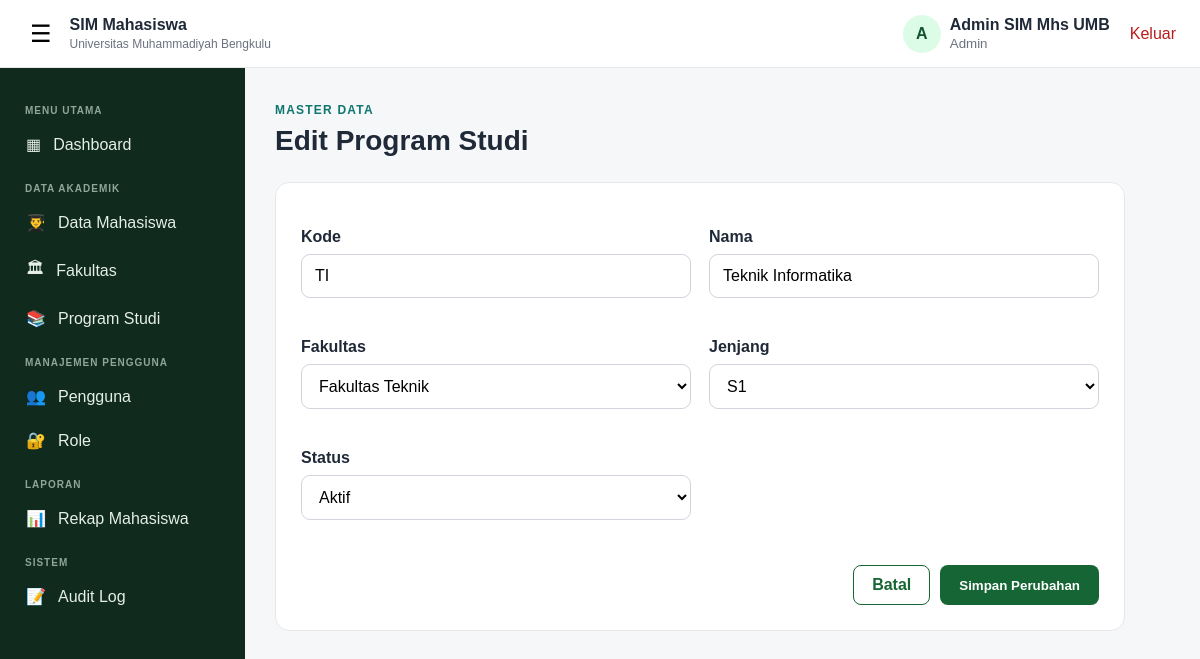
/sim_mahasiswa_rbac_role_crud/prodi_edit.php?id=1 (signed in), run on the app's committed database.
### tables this page shows
CREATE TABLE `program_studi` (
  `id_program_studi` bigint(20) UNSIGNED NOT NULL,
  `id_fakultas` bigint(20) UNSIGNED NOT NULL,
  `kode_program_studi` varchar(20) NOT NULL,
  `nama_program_studi` varchar(200) NOT NULL,
  `jenjang` varchar(20) NOT NULL DEFAULT 'S1',
  `status_aktif` enum('Aktif','Tidak Aktif') NOT NULL DEFAULT 'Aktif',
  `created_at` timestamp NOT NULL DEFAULT current_timestamp(),
  `updated_at` timestamp NOT NULL DEFAULT current_timestamp() ON UPDATE current_timestamp()
);

CREATE TABLE `fakultas` (
  `id_fakultas` bigint(20) UNSIGNED NOT NULL,
  `id_universitas` bigint(20) UNSIGNED NOT NULL,
  `kode_fakultas` varchar(20) NOT NULL,
  `nama_fakultas` varchar(200) NOT NULL,
  `created_at` timestamp NOT NULL DEFAULT current_timestamp(),
  `updated_at` timestamp NOT NULL DEFAULT current_timestamp() ON UPDATE current_timestamp()
);

### sim_mahasiswa_rbac_role_crud/app_helpers.php (called while the page is built, shortened)
<?php
function e($value): string {
    return htmlspecialchars((string)$value, ENT_QUOTES, 'UTF-8');
}
function get_id($name='id'): int {
    $id=filter_input(INPUT_GET,$name,FILTER_VALIDATE_INT);
    return $id ? (int)$id : 0;
}

### sim_mahasiswa_rbac_role_crud/prodi_edit.php (the view)
<?php require_once 'auth_check.php';require_once '../koneksi.php';require_once 'app_helpers.php';wajib_role(['ADMIN']);$id=get_id();$st=mysqli_prepare($koneksi,"SELECT * FROM program_studi WHERE id_program_studi=?");mysqli_stmt_bind_param($st,'i',$id);mysqli_stmt_execute($st);$d=mysqli_fetch_assoc(mysqli_stmt_get_result($st));mysqli_stmt_close($st);if(!$d)die('Data tidak ditemukan.');$error='';if($_SERVER['REQUEST_METHOD']==='POST'){csrf_verify();$old=$d;$d['kode_program_studi']=trim($_POST['kode_program_studi']??'');$d['nama_program_studi']=trim($_POST['nama_program_studi']??'');$d['id_fakultas']=(int)$_POST['id_fakultas'];$d['jenjang']=trim($_POST['jenjang']??'S1');$d['status_aktif']=trim($_POST['status_aktif']??'Aktif');if(!$d['kode_program_studi']||!$d['nama_program_studi']||!$d['id_fakultas'])$error='Data wajib diisi.';if(!$error){$st=mysqli_prepare($koneksi,"UPDATE program_studi SET id_fakultas=?,kode_program_studi=?,nama_program_studi=?,jenjang=?,status_aktif=? WHERE id_program_studi=?");mysqli_stmt_bind_param($st,'issssi',$d['id_fakultas'],$d['kode_program_studi'],$d['nama_program_studi'],$d['jenjang'],$d['status_aktif'],$id);if(mysqli_stmt_execute($st)){audit_log($koneksi,(int)$_SESSION['id_pengguna'],'program_studi',(string)$id,'UPDATE',$old,$d);flash('success','Program Studi berhasil diperbarui.');redirect_to('prodi.php');}$error='Gagal memperbarui.';mysqli_stmt_close($st);}}$f=mysqli_query($koneksi,"SELECT id_fakultas,nama_fakultas FROM fakultas ORDER BY nama_fakultas");?><!doctype html><html lang="id"><head><meta charset="utf-8"><meta name="viewport" content="width=device-width,initial-scale=1"><title>Edit Program Studi</title><link rel="stylesheet" href="style.css"></head><body class="app-body"><?php include 'topbar.php';include 'sideleftbar.php';?><main class="main-content"><div class="page-heading"><span class="eyebrow">MASTER DATA</span><h1>Edit Program Studi</h1></div><?php if($error):?><div class="alert alert-danger"><?=e($error)?></div><?php endif;?><div class="dashboard-panel form-panel"><form method="post"><div class="form-grid"><div class="form-group"><label>Kode</label><input name="kode_program_studi" required value="<?=e($d['kode_program_studi'])?>"></div><div class="form-group"><label>Nama</label><input name="nama_program_studi" required value="<?=e($d['nama_program_studi'])?>"></div><div class="form-group"><label>Fakultas</label><select name="id_fakultas"><?php while($x=mysqli_fetch_assoc($f)):?><option value="<?=$x['id_fakultas']?>" <?=$d['id_fakultas']==$x['id_fakultas']?'selected':''?>><?=e($x['nama_fakultas'])?></option><?php endwhile;?></select></div><div class="form-group"><label>Jenjang</label><select name="jenjang"><?php foreach(['D3','D4','S1','S2','S3'] as $x):?><option <?=$d['jenjang']===$x?'selected':''?>><?=$x?></option><?php endforeach;?></select></div><div class="form-group"><label>Status</label><select name="status_aktif"><option <?=$d['status_aktif']==='Aktif'?'selected':''?>>Aktif</option><option <?=$d['status_aktif']==='Tidak Aktif'?'selected':''?>>Tidak Aktif</option></select></div></div><div class="form-actions"><a class="btn btn-outline" href="prodi.php">Batal</a><button class="btn btn-primary">Simpan Perubahan</button></div><?=csrf_field()?></form></div></main><script src="script.js"></script></body></html>

### sim_mahasiswa_rbac_role_crud/style.css (style rules this page uses)
* { box-sizing: border-box; }
:root { --primary: #166534; --primary-dark: #14532d; --secondary: #0f766e; --text: #1f2937; --muted: #6b7280; --border: #e5e7eb; --bg: #f5f7f9; --white: #ffffff; --danger: #b91c1c; --sidebar: #102a1d; }
body { margin: 0; font-family: Arial, Helvetica, sans-serif; color: var(--text); background: var(--bg); }
a { text-decoration: none; color: inherit; }
.btn { display: inline-flex; align-items: center; justify-content: center; border: 1px solid transparent; border-radius: 8px; padding: 10px 18px; font-weight: 600; cursor: pointer; }
.btn-primary { background: var(--primary); color: #fff; }
.btn-outline { border-color: var(--primary); color: var(--primary); background: #fff; }
.eyebrow { color: var(--secondary); font-size: 12px; font-weight: 800; letter-spacing: 1.2px; }
.form-group { margin: 20px 0; }
.form-group label { display: block; font-weight: 600; margin-bottom: 8px; }
.form-group input { width: 100%; padding: 13px 14px; border: 1px solid #d1d5db; border-radius: 8px; font-size: 15px; }
.app-body { min-height: 100vh; }
.main-content { margin-left: 245px; padding: 100px 30px 40px; min-height: 100vh; }
.page-heading { margin-bottom: 25px; }
.page-heading h1 { margin: 7px 0; font-size: 28px; }
.dashboard-panel { background: #fff; border: 1px solid var(--border); border-radius: 14px; margin-top: 25px; }
.form-panel { padding: 25px; max-width: 850px; }
.form-actions { display: flex; justify-content: flex-end; gap: 10px; margin-top: 25px; }
.btn { position:relative;overflow:hidden;transition:transform .2s ease,box-shadow .2s ease,background .2s ease,border-color .2s ease }
.btn::after { content:"";position:absolute;width:0;height:0;border-radius:50%;background:rgba(255,255,255,.28);left:50%;top:50%;transform:translate(-50%,-50%);transition:width .35s ease,height .35s ease }
.dashboard-panel { overflow:hidden }
.form-panel { padding:25px }
.form-grid { display:grid;grid-template-columns:repeat(2,minmax(0,1fr));gap:0 18px }
.form-group textarea,.form-group select,.form-group input { width:100%;padding:12px 13px;border:1px solid #d1d5db;border-radius:9px;font:inherit;background:#fff;transition:border-color .2s,box-shadow .2s,transform .2s }
.form-actions { display:flex;gap:10px;justify-content:flex-end;margin-top:25px }
.main-content { animation:pageFade .45s ease }

### data on the page
program_studi: kode_program_studi "TI", nama_program_studi "Teknik Informatika", id_fakultas "Fakultas Teknik", jenjang "S1", status_aktif "Aktif"

### other printed values
substr($namaPengguna, 0, 1) "A"
$namaPengguna "Admin SIM Mhs UMB"
$namaRole "Admin"
